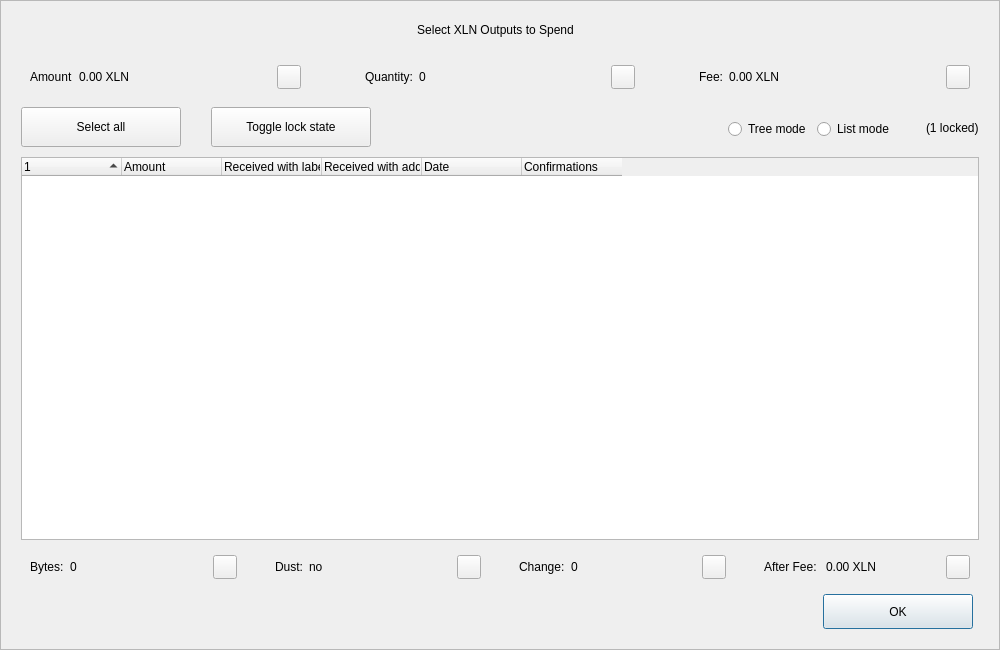
<?xml version="1.0" encoding="UTF-8"?>
<ui version="4.0">
 <class>CoinControlDialog</class>
 <widget class="QDialog" name="CoinControlDialog">
  <property name="geometry">
   <rect>
    <x>0</x>
    <y>0</y>
    <width>1000</width>
    <height>650</height>
   </rect>
  </property>
  <property name="minimumSize">
   <size>
    <width>950</width>
    <height>650</height>
   </size>
  </property>
  <property name="windowTitle">
   <string>Coin Selection</string>
  </property>
  <property name="styleSheet">
   <string notr="true"/>
  </property>
  <layout class="QVBoxLayout" name="verticalLayout">
   <property name="spacing">
    <number>0</number>
   </property>
   <property name="leftMargin">
    <number>0</number>
   </property>
   <property name="topMargin">
    <number>0</number>
   </property>
   <property name="rightMargin">
    <number>0</number>
   </property>
   <property name="bottomMargin">
    <number>0</number>
   </property>
   <item>
    <widget class="QFrame" name="frameContainer">
     <property name="toolTipDuration">
      <number>0</number>
     </property>
     <property name="frameShape">
      <enum>QFrame::StyledPanel</enum>
     </property>
     <property name="frameShadow">
      <enum>QFrame::Raised</enum>
     </property>
     <layout class="QVBoxLayout" name="verticalLayout_2">
      <property name="leftMargin">
       <number>0</number>
      </property>
      <property name="rightMargin">
       <number>0</number>
      </property>
      <property name="bottomMargin">
       <number>20</number>
      </property>
      <item>
       <layout class="QHBoxLayout" name="horizontalLayout_12">
        <property name="spacing">
         <number>0</number>
        </property>
        <property name="leftMargin">
         <number>20</number>
        </property>
        <property name="rightMargin">
         <number>30</number>
        </property>
        <item>
         <spacer name="horizontalSpacer_4">
          <property name="orientation">
           <enum>Qt::Horizontal</enum>
          </property>
          <property name="sizeHint" stdset="0">
           <size>
            <width>40</width>
            <height>20</height>
           </size>
          </property>
         </spacer>
        </item>
        <item>
         <widget class="QLabel" name="labelTitle">
          <property name="minimumSize">
           <size>
            <width>0</width>
            <height>40</height>
           </size>
          </property>
          <property name="maximumSize">
           <size>
            <width>16777215</width>
            <height>40</height>
           </size>
          </property>
          <property name="text">
           <string>Select XLN Outputs to Spend</string>
          </property>
          <property name="alignment">
           <set>Qt::AlignCenter</set>
          </property>
          <property name="margin">
           <number>7</number>
          </property>
         </widget>
        </item>
        <item>
         <spacer name="horizontalSpacer_5">
          <property name="orientation">
           <enum>Qt::Horizontal</enum>
          </property>
          <property name="sizeHint" stdset="0">
           <size>
            <width>40</width>
            <height>20</height>
           </size>
          </property>
         </spacer>
        </item>
       </layout>
      </item>
      <item>
       <layout class="QHBoxLayout" name="horizontalLayout_8">
        <property name="leftMargin">
         <number>20</number>
        </property>
        <property name="rightMargin">
         <number>20</number>
        </property>
        <item>
         <widget class="QWidget" name="layoutAmount" native="true">
          <layout class="QHBoxLayout" name="horizontalLayout_9" stretch="0,1,0">
           <item>
            <widget class="QLabel" name="labelCoinControlAmountText">
             <property name="text">
              <string>Amount</string>
             </property>
            </widget>
           </item>
           <item>
            <widget class="QLabel" name="labelCoinControlAmount">
             <property name="text">
              <string>0.00 XLN</string>
             </property>
            </widget>
           </item>
           <item alignment="Qt::AlignHCenter|Qt::AlignVCenter">
            <widget class="QPushButton" name="pushButtonAmount">
             <property name="minimumSize">
              <size>
               <width>0</width>
               <height>24</height>
              </size>
             </property>
             <property name="maximumSize">
              <size>
               <width>24</width>
               <height>26</height>
              </size>
             </property>
             <property name="focusPolicy">
              <enum>Qt::NoFocus</enum>
             </property>
             <property name="styleSheet">
              <string notr="true">padding-bottom:2px;
padding-right:4px;</string>
             </property>
             <property name="text">
              <string/>
             </property>
            </widget>
           </item>
          </layout>
         </widget>
        </item>
        <item>
         <spacer name="horizontalSpacer_2">
          <property name="orientation">
           <enum>Qt::Horizontal</enum>
          </property>
          <property name="sizeType">
           <enum>QSizePolicy::Fixed</enum>
          </property>
          <property name="sizeHint" stdset="0">
           <size>
            <width>40</width>
            <height>20</height>
           </size>
          </property>
         </spacer>
        </item>
        <item>
         <widget class="QWidget" name="layoutQuantity" native="true">
          <layout class="QHBoxLayout" name="horizontalLayout_10" stretch="0,1,0">
           <item>
            <widget class="QLabel" name="labelCoinControlQuantityText">
             <property name="text">
              <string>Quantity:</string>
             </property>
            </widget>
           </item>
           <item>
            <widget class="QLabel" name="labelCoinControlQuantity">
             <property name="text">
              <string>0</string>
             </property>
            </widget>
           </item>
           <item alignment="Qt::AlignHCenter|Qt::AlignVCenter">
            <widget class="QPushButton" name="pushButtonQuantity">
             <property name="minimumSize">
              <size>
               <width>0</width>
               <height>24</height>
              </size>
             </property>
             <property name="maximumSize">
              <size>
               <width>24</width>
               <height>26</height>
              </size>
             </property>
             <property name="focusPolicy">
              <enum>Qt::NoFocus</enum>
             </property>
             <property name="styleSheet">
              <string notr="true">padding-bottom:2px;
               padding-right:4px;</string>
             </property>
             <property name="text">
              <string/>
             </property>
            </widget>
           </item>
          </layout>
         </widget>
        </item>
        <item>
         <spacer name="horizontalSpacer_22">
          <property name="orientation">
           <enum>Qt::Horizontal</enum>
          </property>
          <property name="sizeType">
           <enum>QSizePolicy::Fixed</enum>
          </property>
          <property name="sizeHint" stdset="0">
           <size>
            <width>40</width>
            <height>20</height>
           </size>
          </property>
         </spacer>
        </item>
        <item>
         <widget class="QWidget" name="layoutFee" native="true">
          <layout class="QHBoxLayout" name="horizontalLayout_11" stretch="0,1,0">
           <item>
            <widget class="QLabel" name="labelCoinControlFeeText">
             <property name="text">
              <string>Fee:</string>
             </property>
            </widget>
           </item>
           <item>
            <widget class="QLabel" name="labelCoinControlFee">
             <property name="text">
              <string>0.00 XLN</string>
             </property>
            </widget>
           </item>
           <item alignment="Qt::AlignHCenter|Qt::AlignVCenter">
            <widget class="QPushButton" name="pushButtonFee">
             <property name="minimumSize">
              <size>
               <width>0</width>
               <height>24</height>
              </size>
             </property>
             <property name="maximumSize">
              <size>
               <width>24</width>
               <height>26</height>
              </size>
             </property>
             <property name="focusPolicy">
              <enum>Qt::NoFocus</enum>
             </property>
             <property name="styleSheet">
              <string notr="true">padding-bottom:2px;
               padding-right:4px;</string>
             </property>
             <property name="text">
              <string/>
             </property>
            </widget>
           </item>
          </layout>
         </widget>
        </item>
       </layout>
      </item>
      <item>
       <widget class="QFrame" name="frame">
        <property name="minimumSize">
         <size>
          <width>0</width>
          <height>40</height>
         </size>
        </property>
        <property name="styleSheet">
         <string notr="true">#frame {
	border:0;
}</string>
        </property>
        <property name="frameShape">
         <enum>QFrame::StyledPanel</enum>
        </property>
        <property name="frameShadow">
         <enum>QFrame::Sunken</enum>
        </property>
        <layout class="QHBoxLayout" name="horizontalLayout">
         <property name="spacing">
          <number>0</number>
         </property>
         <property name="leftMargin">
          <number>20</number>
         </property>
         <property name="topMargin">
          <number>0</number>
         </property>
         <property name="rightMargin">
          <number>20</number>
         </property>
         <property name="bottomMargin">
          <number>0</number>
         </property>
         <item>
          <layout class="QHBoxLayout" name="horizontalLayoutPanel" stretch="0,0,0,0,0,0">
           <property name="spacing">
            <number>20</number>
           </property>
           <item>
            <widget class="QPushButton" name="pushButtonSelectAll">
             <property name="sizePolicy">
              <sizepolicy hsizetype="Maximum" vsizetype="Fixed">
               <horstretch>0</horstretch>
               <verstretch>0</verstretch>
              </sizepolicy>
             </property>
             <property name="minimumSize">
              <size>
               <width>160</width>
               <height>40</height>
              </size>
             </property>
             <property name="maximumSize">
              <size>
               <width>16777215</width>
               <height>40</height>
              </size>
             </property>
             <property name="text">
              <string>Select all</string>
             </property>
             <property name="checkable">
              <bool>true</bool>
             </property>
             <property name="checked">
              <bool>false</bool>
             </property>
             <property name="autoExclusive">
              <bool>false</bool>
             </property>
             <property name="autoDefault">
              <bool>false</bool>
             </property>
            </widget>
           </item>
           <item>
            <spacer name="horizontalSpacer_6">
             <property name="orientation">
              <enum>Qt::Horizontal</enum>
             </property>
             <property name="sizeType">
              <enum>QSizePolicy::Fixed</enum>
             </property>
             <property name="sizeHint" stdset="0">
              <size>
               <width>10</width>
               <height>20</height>
              </size>
             </property>
            </spacer>
           </item>
           <item>
            <widget class="QPushButton" name="pushButtonToggleLock">
             <property name="sizePolicy">
              <sizepolicy hsizetype="Maximum" vsizetype="Fixed">
               <horstretch>0</horstretch>
               <verstretch>0</verstretch>
              </sizepolicy>
             </property>
             <property name="minimumSize">
              <size>
               <width>160</width>
               <height>40</height>
              </size>
             </property>
             <property name="maximumSize">
              <size>
               <width>16777215</width>
               <height>40</height>
              </size>
             </property>
             <property name="text">
              <string>Toggle lock state</string>
             </property>
             <property name="checkable">
              <bool>true</bool>
             </property>
             <property name="autoExclusive">
              <bool>false</bool>
             </property>
             <property name="autoDefault">
              <bool>false</bool>
             </property>
            </widget>
           </item>
           <item>
            <spacer name="horizontalSpacer_7">
             <property name="orientation">
              <enum>Qt::Horizontal</enum>
             </property>
             <property name="sizeType">
              <enum>QSizePolicy::Expanding</enum>
             </property>
             <property name="sizeHint" stdset="0">
              <size>
               <width>30</width>
               <height>20</height>
              </size>
             </property>
            </spacer>
           </item>
           <item alignment="Qt::AlignRight">
            <widget class="QGroupBox" name="groupBox_2">
             <property name="styleSheet">
              <string notr="true">#groupBox_2 {
    background-color:transparent;
    border-radius:0;
}</string>
             </property>
             <property name="title">
              <string/>
             </property>
             <layout class="QHBoxLayout" name="horizontalLayout_14">
              <item>
               <widget class="QRadioButton" name="radioTreeMode">
                <property name="sizePolicy">
                 <sizepolicy hsizetype="Maximum" vsizetype="Fixed">
                  <horstretch>0</horstretch>
                  <verstretch>0</verstretch>
                 </sizepolicy>
                </property>
                <property name="text">
                 <string>Tree mode</string>
                </property>
               </widget>
              </item>
              <item>
               <widget class="QRadioButton" name="radioListMode">
                <property name="sizePolicy">
                 <sizepolicy hsizetype="Maximum" vsizetype="Fixed">
                  <horstretch>0</horstretch>
                  <verstretch>0</verstretch>
                 </sizepolicy>
                </property>
                <property name="text">
                 <string>List mode</string>
                </property>
                <property name="checked">
                 <bool>false</bool>
                </property>
               </widget>
              </item>
             </layout>
            </widget>
           </item>
           <item>
            <widget class="QLabel" name="labelLocked">
             <property name="text">
              <string>(1 locked)</string>
             </property>
            </widget>
           </item>
          </layout>
         </item>
        </layout>
       </widget>
      </item>
      <item>
       <layout class="QHBoxLayout" name="horizontalLayout_13">
        <property name="leftMargin">
         <number>20</number>
        </property>
        <property name="rightMargin">
         <number>20</number>
        </property>
        <item>
         <widget class="CoinControlTreeWidget" name="treeWidget">
          <property name="contextMenuPolicy">
           <enum>Qt::CustomContextMenu</enum>
          </property>
          <property name="styleSheet">
           <string notr="true"/>
          </property>
          <property name="sortingEnabled">
           <bool>false</bool>
          </property>
          <property name="columnCount">
           <number>6</number>
          </property>
          <attribute name="headerShowSortIndicator" stdset="0">
           <bool>true</bool>
          </attribute>
          <attribute name="headerStretchLastSection">
           <bool>false</bool>
          </attribute>
          <column>
           <property name="text">
            <string/>
           </property>
          </column>
          <column>
           <property name="text">
            <string>Amount</string>
           </property>
          </column>
          <column>
           <property name="text">
            <string>Received with label</string>
           </property>
          </column>
          <column>
           <property name="text">
            <string>Received with address</string>
           </property>
          </column>
          <column>
           <property name="text">
            <string>Date</string>
           </property>
          </column>
          <column>
           <property name="text">
            <string>Confirmations</string>
           </property>
           <property name="toolTip">
            <string>Confirmed</string>
           </property>
          </column>
         </widget>
        </item>
       </layout>
      </item>
      <item>
       <layout class="QHBoxLayout" name="horizontalLayout_3">
        <property name="spacing">
         <number>20</number>
        </property>
        <property name="leftMargin">
         <number>20</number>
        </property>
        <property name="rightMargin">
         <number>20</number>
        </property>
        <item>
         <widget class="QWidget" name="layoutBytes" native="true">
          <layout class="QHBoxLayout" name="horizontalLayout_4" stretch="0,1,0">
           <item>
            <widget class="QLabel" name="labelCoinControlBytesText">
             <property name="text">
              <string>Bytes:</string>
             </property>
            </widget>
           </item>
           <item>
            <widget class="QLabel" name="labelCoinControlBytes">
             <property name="text">
              <string>0</string>
             </property>
            </widget>
           </item>
           <item alignment="Qt::AlignHCenter|Qt::AlignVCenter">
            <widget class="QPushButton" name="pushButtonBytes">
             <property name="minimumSize">
              <size>
               <width>0</width>
               <height>24</height>
              </size>
             </property>
             <property name="maximumSize">
              <size>
               <width>24</width>
               <height>26</height>
              </size>
             </property>
             <property name="focusPolicy">
              <enum>Qt::NoFocus</enum>
             </property>
             <property name="styleSheet">
              <string notr="true">padding-bottom:2px;
               padding-right:4px;</string>
             </property>
             <property name="text">
              <string/>
             </property>
            </widget>
           </item>
          </layout>
         </widget>
        </item>
        <item>
         <widget class="QWidget" name="layoutDust" native="true">
          <layout class="QHBoxLayout" name="horizontalLayout_5" stretch="0,1,0">
           <item>
            <widget class="QLabel" name="labelCoinControlLowOutputText">
             <property name="text">
              <string>Dust:</string>
             </property>
            </widget>
           </item>
           <item>
            <widget class="QLabel" name="labelCoinControlLowOutput">
             <property name="text">
              <string>no</string>
             </property>
            </widget>
           </item>
           <item alignment="Qt::AlignHCenter|Qt::AlignVCenter">
            <widget class="QPushButton" name="pushButtonDust">
             <property name="minimumSize">
              <size>
               <width>0</width>
               <height>24</height>
              </size>
             </property>
             <property name="maximumSize">
              <size>
               <width>24</width>
               <height>26</height>
              </size>
             </property>
             <property name="focusPolicy">
              <enum>Qt::NoFocus</enum>
             </property>
             <property name="styleSheet">
              <string notr="true">padding-bottom:2px;
               padding-right:4px;</string>
             </property>
             <property name="text">
              <string/>
             </property>
            </widget>
           </item>
          </layout>
         </widget>
        </item>
        <item>
         <widget class="QWidget" name="layoutChange" native="true">
          <layout class="QHBoxLayout" name="horizontalLayout_6" stretch="0,1,0">
           <item>
            <widget class="QLabel" name="labelCoinControlChangeText">
             <property name="text">
              <string>Change:</string>
             </property>
            </widget>
           </item>
           <item>
            <widget class="QLabel" name="labelCoinControlChange">
             <property name="text">
              <string>0</string>
             </property>
            </widget>
           </item>
           <item alignment="Qt::AlignHCenter|Qt::AlignVCenter">
            <widget class="QPushButton" name="pushButtonChange">
             <property name="minimumSize">
              <size>
               <width>0</width>
               <height>24</height>
              </size>
             </property>
             <property name="maximumSize">
              <size>
               <width>24</width>
               <height>26</height>
              </size>
             </property>
             <property name="focusPolicy">
              <enum>Qt::NoFocus</enum>
             </property>
             <property name="styleSheet">
              <string notr="true">padding-bottom:2px;
               padding-right:4px;</string>
             </property>
             <property name="text">
              <string/>
             </property>
            </widget>
           </item>
          </layout>
         </widget>
        </item>
        <item>
         <widget class="QWidget" name="layoutAfter" native="true">
          <layout class="QHBoxLayout" name="horizontalLayout_7" stretch="0,1,0">
           <item>
            <widget class="QLabel" name="labelCoinControlAfterFeeText">
             <property name="text">
              <string>After Fee: </string>
             </property>
            </widget>
           </item>
           <item>
            <widget class="QLabel" name="labelCoinControlAfterFee">
             <property name="text">
              <string>0.00 XLN</string>
             </property>
            </widget>
           </item>
           <item alignment="Qt::AlignHCenter|Qt::AlignVCenter">
            <widget class="QPushButton" name="pushButtonAlterFee">
             <property name="minimumSize">
              <size>
               <width>0</width>
               <height>24</height>
              </size>
             </property>
             <property name="maximumSize">
              <size>
               <width>24</width>
               <height>26</height>
              </size>
             </property>
             <property name="focusPolicy">
              <enum>Qt::NoFocus</enum>
             </property>
             <property name="styleSheet">
              <string notr="true">padding-bottom:2px;
               padding-right:4px;</string>
             </property>
             <property name="text">
              <string/>
             </property>
            </widget>
           </item>
          </layout>
         </widget>
        </item>
       </layout>
      </item>
      <item>
       <layout class="QHBoxLayout" name="horizontalLayout_2">
        <property name="spacing">
         <number>0</number>
        </property>
        <property name="leftMargin">
         <number>20</number>
        </property>
        <property name="rightMargin">
         <number>26</number>
        </property>
        <item>
         <spacer name="horizontalSpacer_3">
          <property name="orientation">
           <enum>Qt::Horizontal</enum>
          </property>
          <property name="sizeHint" stdset="0">
           <size>
            <width>558</width>
            <height>20</height>
           </size>
          </property>
         </spacer>
        </item>
        <item>
         <widget class="QPushButton" name="pushButtonOk">
          <property name="minimumSize">
           <size>
            <width>150</width>
            <height>35</height>
           </size>
          </property>
          <property name="text">
           <string>OK</string>
          </property>
         </widget>
        </item>
       </layout>
      </item>
     </layout>
    </widget>
   </item>
  </layout>
 </widget>
 <customwidgets>
  <customwidget>
   <class>CoinControlTreeWidget</class>
   <extends>QTreeWidget</extends>
   <header>coincontroltreewidget.h</header>
  </customwidget>
 </customwidgets>
 <resources/>
 <connections/>
</ui>
